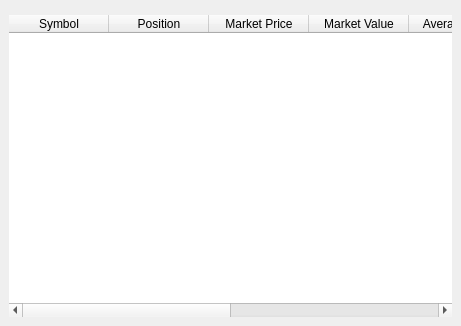
<ui version="4.0" >
 <class>PortfolioDisplay</class>
 <widget class="QWidget" name="PortfolioDisplay" >
  <property name="geometry" >
   <rect>
    <x>0</x>
    <y>0</y>
    <width>461</width>
    <height>326</height>
   </rect>
  </property>
  <property name="windowTitle" >
   <string>Portfolio Display</string>
  </property>
  <layout class="QVBoxLayout" >
   <property name="spacing" >
    <number>6</number>
   </property>
   <property name="margin" >
    <number>9</number>
   </property>
   <item>
    <widget class="SearchBar" native="1" name="searchBar" />
   </item>
   <item>
    <widget class="LocalTable" name="portfolioTable" >
     <property name="frameShape" >
      <enum>QFrame::NoFrame</enum>
     </property>
     <property name="frameShadow" >
      <enum>QFrame::Plain</enum>
     </property>
     <property name="selectionMode" >
      <enum>QAbstractItemView::SingleSelection</enum>
     </property>
     <property name="selectionBehavior" >
      <enum>QAbstractItemView::SelectRows</enum>
     </property>
     <property name="gridStyle" >
      <enum>Qt::DotLine</enum>
     </property>
     <column>
      <property name="text" >
       <string>Symbol</string>
      </property>
     </column>
     <column>
      <property name="text" >
       <string>Position</string>
      </property>
     </column>
     <column>
      <property name="text" >
       <string>Market Price</string>
      </property>
     </column>
     <column>
      <property name="text" >
       <string>Market Value</string>
      </property>
     </column>
     <column>
      <property name="text" >
       <string>Average Cost</string>
      </property>
     </column>
     <column>
      <property name="text" >
       <string>Unrealized Profit</string>
      </property>
     </column>
     <column>
      <property name="text" >
       <string>Realized Profit</string>
      </property>
     </column>
     <column>
      <property name="text" >
       <string>Account</string>
      </property>
     </column>
    </widget>
   </item>
  </layout>
 </widget>
 <customwidgets>
  <customwidget>
   <class>SearchBar</class>
   <extends>QWidget</extends>
   <header location="global" >profit.widgets.searchbar.h</header>
  </customwidget>
  <customwidget>
   <class>LocalTable</class>
   <extends>QTableWidget</extends>
   <header location="global" >profit.widgets.localtable.h</header>
  </customwidget>
 </customwidgets>
 <resources/>
 <connections/>
</ui>
